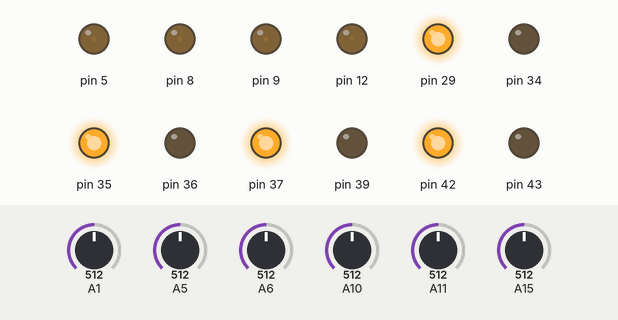
Recording of a sketch running on a simulated Arduino Mega 2560, built with avr-gcc and run on an emulated ATmega2560. Shown: output pins drawn as LEDs (lit = HIGH). The test bench sets the inputs (shaded band); at power-on: A11 = 512, A15 = 512, A10 = 512, A1 = 512, A5 = 512, A6 = 512. What the sketch prints to the serial monitor is not drawn.

Above: at 1.2 s.
1.3 s: A11 set to 523
At 2.0 s:
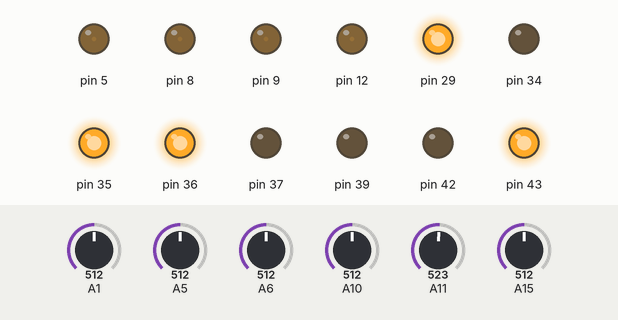
2.8 s: A15 set to 531
At 3.1 s:
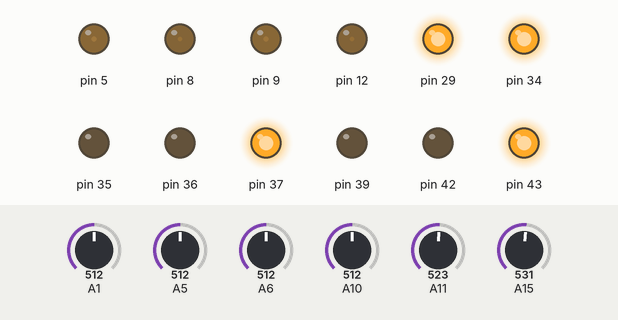
4.3 s: A10 set to 716
At 5.4 s:
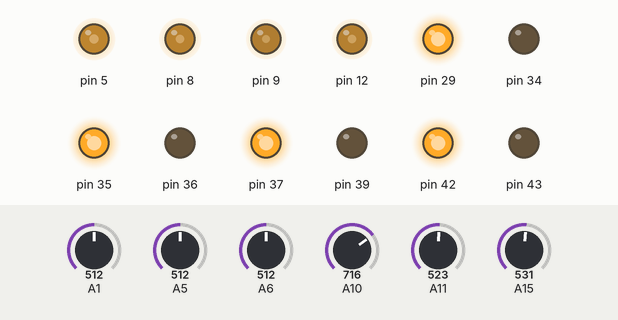
5.8 s: A11 set to 306
At 6.5 s:
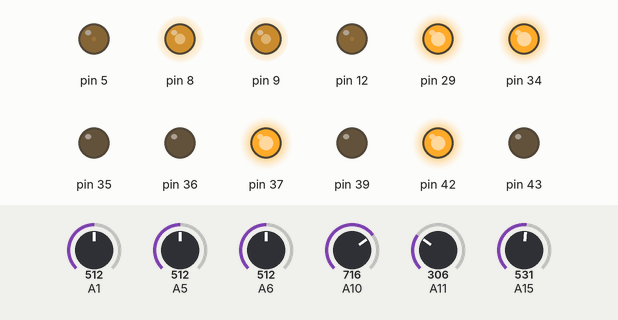
7.3 s: A10 set to 306
At 7.7 s:
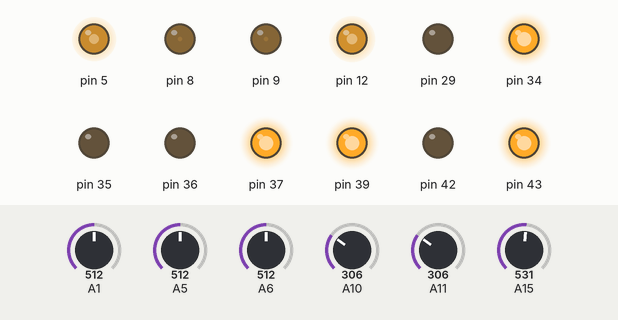
8.8 s: A15 set to 716
At 10.1 s:
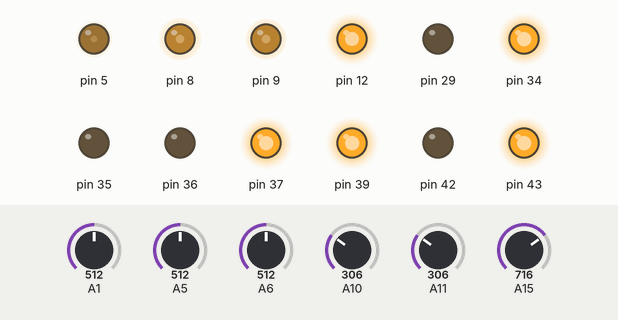
Timing chart, 0 to 11.3 s (numbered marks = the images above; inputs shaded):
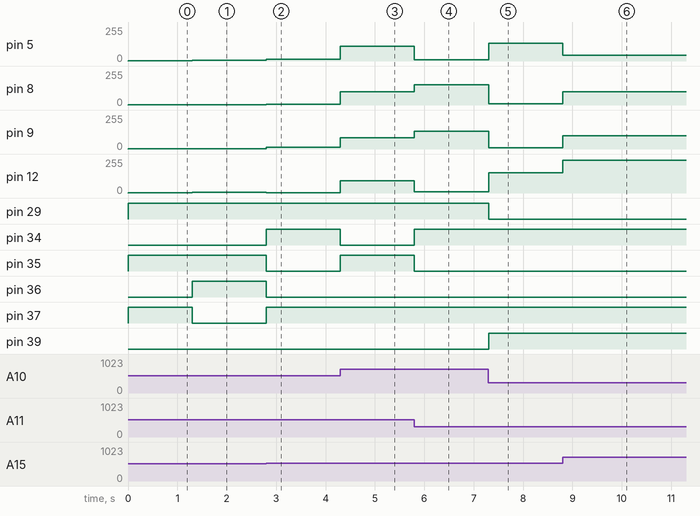

The sketch:

motor.ino
```cpp
#include "motor.h"
#include "controller.h"
#include "movement.h"

Motor wheelFL(43, 42, 9);
Motor wheelFR(35, 34, 12);
Motor wheelBL(29, 39, 5);
Motor wheelBR(36, 37, 8);

Movement mecannum;

Controller controller(A10, A11, A15);

void setup() {
  Serial.begin(115200);
}

void loop() {
  mecannum.mecaunumMovement(controller.MappedValue_X(), controller.MappedValue_Y(), controller.MappedValue_Turn());
  wheelFL.setSpeed(mecannum.speed_FL());
  wheelFR.setSpeed(mecannum.speed_FR());
  wheelBL.setSpeed(mecannum.speed_BL());
  wheelBR.setSpeed(mecannum.speed_BR());

  Serial.print(String(analogRead(A6)) + "\t" + String(analogRead(A5)) + "\t" + String(analogRead(A1)));
  Serial.println();
}
```

controller.cpp
```cpp
#include "controller.h"

Controller::Controller(const uint8_t pin_Joystick_X, const uint8_t pin_Joystick_Y,
                       const uint8_t pin_Joystick_Turn)
  : m_pin_Joystick_X(pin_Joystick_X), m_pin_Joystick_Y(pin_Joystick_Y), m_pin_Joystick_Turn(pin_Joystick_Turn) {
  pinMode(m_pin_Joystick_X, INPUT);
  pinMode(m_pin_Joystick_Y, INPUT);
  pinMode(m_pin_Joystick_Turn, INPUT);
}

int16_t Controller::MappedValue_X() {
  return map(analogRead(m_pin_Joystick_X), 1023, 0, -255, 255);
}
int16_t Controller::MappedValue_Y() {
  return map(analogRead(m_pin_Joystick_Y), 0, 1023, -255, 255);
}
int16_t Controller::MappedValue_Turn() {
  return map(analogRead(m_pin_Joystick_Turn), 0, 1023, -255, 255);
}
```

controller.h
```cpp
#pragma once

#include <Arduino.h>

class Controller {
private:
  const uint8_t m_pin_Joystick_X;
  const uint8_t m_pin_Joystick_Y;
  const uint8_t m_pin_Joystick_Turn;


public:
  Controller(const uint8_t pin_Joystick_X, const uint8_t pin_Joystick_Y, const uint8_t pin_Joystick_Turn);
  int16_t MappedValue_X();
  int16_t MappedValue_Y();
  int16_t MappedValue_Turn();
};
```

motor.cpp
```cpp
#include "motor.h"

Motor::Motor(const uint8_t pin_inA, const uint8_t pin_inB,
             const uint8_t pin_PWM)
  : m_pin_inA(pin_inA), m_pin_inB(pin_inB), m_pin_PWM(pin_PWM) {
  pinMode(m_pin_inA, OUTPUT);
  pinMode(m_pin_inB, OUTPUT);
  pinMode(m_pin_PWM, OUTPUT);

  setSpeed(0);
}

void Motor::setSpeed(int16_t speed) {
  m_speed = constrain(speed, -255, 255);
  if (m_speed > 0) { //forward
    digitalWrite(m_pin_inA, HIGH);
    digitalWrite(m_pin_inB, LOW);
    analogWrite(m_pin_PWM, m_speed);
  } else if (m_speed < 0) { //backward
    digitalWrite(m_pin_inA, LOW);
    digitalWrite(m_pin_inB, HIGH);
    analogWrite(m_pin_PWM, -m_speed);
  } else { //stop
    digitalWrite(m_pin_inA, HIGH);
    digitalWrite(m_pin_inB, HIGH);
    analogWrite(m_pin_PWM, 0);
  }
}

int16_t Motor::getSpeed() const {
  return m_speed;
}


void Motor::brakeToVcc() {
  m_speed = 0;
  digitalWrite(m_pin_inA, HIGH);
  digitalWrite(m_pin_inB, HIGH);
  analogWrite(m_pin_PWM, 0);
}
```

motor.h
```cpp
#pragma once

#include <Arduino.h>

class Motor {
private:
  const uint8_t m_pin_inA;
  const uint8_t m_pin_inB;
  const uint8_t m_pin_PWM;

protected:
  int16_t m_speed = 0;

public:
  Motor(const uint8_t pin_inA, const uint8_t pin_inB, const uint8_t pin_PWM);

  void setSpeed(int16_t speed);
  int16_t getSpeed() const;

  void brakeToVcc();
};
```

movement.cpp
```cpp
#include "movement.h"
#include "controller.h"
#define PI 3.1415926

void Movement::mecaunumMovement(int16_t MappedValue_X, int16_t MappedValue_Y, int16_t MappedValue_Turn) {
  theta = atan2(MappedValue_Y, MappedValue_X);
  power = hypot(MappedValue_X, MappedValue_Y);

  sinAngle = sin(theta - (PI / 4));
  cosAngle = cos(theta - (PI / 4));
  max = max(abs(sinAngle), abs(cosAngle));

  motor[0] = power * cosAngle / max + MappedValue_Turn;
  motor[1] = power * sinAngle / max - MappedValue_Turn;
  motor[2] = power * sinAngle / max + MappedValue_Turn;
  motor[3] = power * cosAngle / max - MappedValue_Turn;
}
void Movement::showDirection(int16_t Turn) {
  if ((power + abs(Turn)) > 1) {  //Show DIR
    dir[0] /= power + abs(Turn);
    dir[1] /= power + abs(Turn);
    dir[2] /= power + abs(Turn);
    dir[3] /= power + abs(Turn);
  }
}
```

movement.h
```cpp
#pragma once
#include <Arduino.h>

//motor[0] wheelFL
//motor[1] wheelFR
//motor[2] wheelBL
//motor[3] wheelBR

class Movement {
private:
  double theta, power;
  double sinAngle, cosAngle, max;

  int motor[4];
  int dir[4];
public:
  void mecaunumMovement(int16_t MappedValue_X, int16_t MappedValue_Y, int16_t MappedValue_Turn);
  void showDirection(int16_t MappedValue_Turn);

  int16_t speed_FL() {
    return motor[0];
  }
  int16_t speed_FR() {
    return motor[1];
  }
  int16_t speed_BL() {
    return motor[2];
  }
  int16_t speed_BR() {
    return motor[3];
  }
};
```

Measured:
- the behaviour switches between 513 and 514 on A11 (found by bisection; images 0 and 1)
- the behaviour switches between 517 and 518 on A15 (found by bisection; images 1 and 2)
- after the input at 1.3 s, pin 5, pin 12: 1/255 → 5/255 at once; pin 8, pin 9: 1/255 → 3/255 at once; pin 36, pin 43: LOW → HIGH at once; pin 37, pin 42: HIGH → LOW at once
- after the input at 2.8 s, pin 5: 5/255 → 14/255 at once; pin 8: 3/255 → 5/255 at once; pin 9: 3/255 → 12/255 at once; pin 12: 5/255 → 3/255 at once; pin 34, pin 37: LOW → HIGH at once
- after the input at 4.3 s, pin 5: 14/255 → 111/255 at once; pin 8: 5/255 → 101/255 at once; pin 9: 12/255 → 83/255 at once; pin 12: 3/255 → 93/255 at once; pin 34, pin 43: HIGH → LOW at once
- after the input at 5.8 s, pin 5: 111/255 → 8/255 at once; pin 8: 101/255 → 153/255 at once; pin 9: 83/255 → 135/255 at once; pin 12: 93/255 → 9/255 at once; pin 34: LOW → HIGH at once
- after the input at 7.3 s, pin 5: 8/255 → 135/255 at once; pin 8: 153/255 → 9/255 at once; pin 9: 135/255 → 8/255 at once; pin 12: 9/255 → 153/255 at once; pin 29, pin 42: HIGH → LOW at once
- after the input at 8.8 s, pin 5: 135/255 → 43/255 at once; pin 8: 9/255 → 101/255 at once; pin 9: 8/255 → 100/255 at once; pin 12: 153/255 → 245/255 at once
